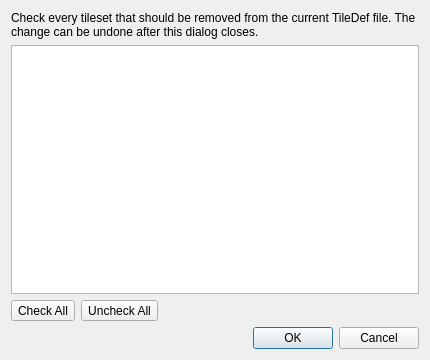
<?xml version="1.0" encoding="UTF-8"?>
<ui version="4.0">
 <class>RemoveTilesetsDialog</class>
 <widget class="QDialog" name="RemoveTilesetsDialog">
  <property name="geometry">
   <rect>
    <x>0</x>
    <y>0</y>
    <width>430</width>
    <height>360</height>
   </rect>
  </property>
  <property name="windowTitle">
   <string>Remove Tilesets</string>
  </property>
  <layout class="QVBoxLayout" name="verticalLayout">
   <item>
    <widget class="QLabel" name="explanation">
     <property name="text">
      <string>Check every tileset that should be removed from the current TileDef file. The change can be undone after this dialog closes.</string>
     </property>
     <property name="wordWrap">
      <bool>true</bool>
     </property>
    </widget>
   </item>
   <item>
    <widget class="QListWidget" name="tilesets"/>
   </item>
   <item>
    <layout class="QHBoxLayout" name="selectionLayout">
     <item>
      <widget class="QToolButton" name="checkAll">
       <property name="text">
        <string>Check All</string>
       </property>
      </widget>
     </item>
     <item>
      <widget class="QToolButton" name="uncheckAll">
       <property name="text">
        <string>Uncheck All</string>
       </property>
      </widget>
     </item>
     <item>
      <spacer name="selectionSpacer">
       <property name="orientation">
        <enum>Qt::Horizontal</enum>
       </property>
       <property name="sizeHint" stdset="0">
        <size>
         <width>40</width>
         <height>20</height>
        </size>
       </property>
      </spacer>
     </item>
    </layout>
   </item>
   <item>
    <widget class="QDialogButtonBox" name="buttonBox">
     <property name="orientation">
      <enum>Qt::Horizontal</enum>
     </property>
     <property name="standardButtons">
      <set>QDialogButtonBox::Cancel|QDialogButtonBox::Ok</set>
     </property>
    </widget>
   </item>
  </layout>
 </widget>
 <resources/>
 <connections>
  <connection>
   <sender>buttonBox</sender>
   <signal>accepted()</signal>
   <receiver>RemoveTilesetsDialog</receiver>
   <slot>accept()</slot>
   <hints>
    <hint type="sourcelabel">
     <x>300</x>
     <y>330</y>
    </hint>
    <hint type="destinationlabel">
     <x>210</x>
     <y>180</y>
    </hint>
   </hints>
  </connection>
  <connection>
   <sender>buttonBox</sender>
   <signal>rejected()</signal>
   <receiver>RemoveTilesetsDialog</receiver>
   <slot>reject()</slot>
   <hints>
    <hint type="sourcelabel">
     <x>390</x>
     <y>330</y>
    </hint>
    <hint type="destinationlabel">
     <x>210</x>
     <y>180</y>
    </hint>
   </hints>
  </connection>
 </connections>
</ui>
